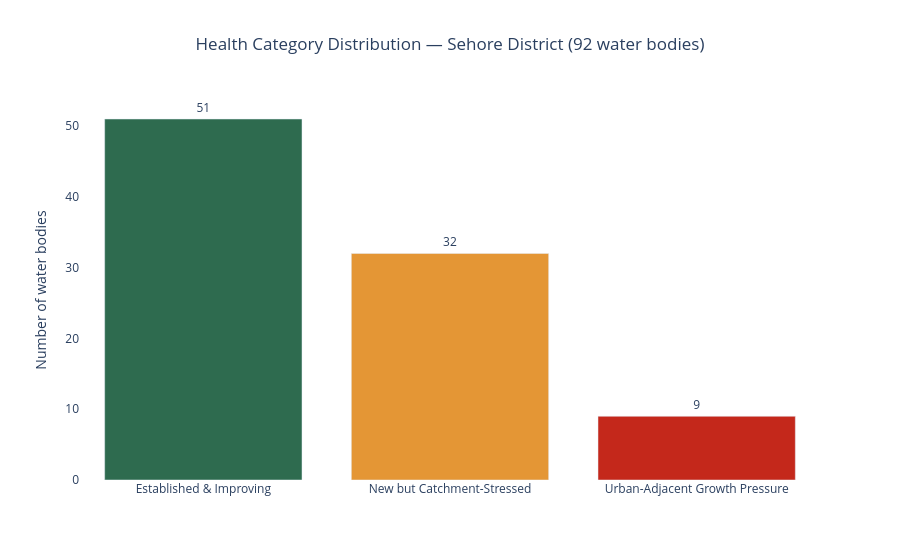

Notebook code for this chart:
### Markdown cell above
## 3. Summary charts

### Code cell
colors_map = {'Established & Improving': '#2E6B4F',
              'New but Catchment-Stressed': '#E49635',
              'Urban-Adjacent Growth Pressure': '#C4281B'}

counts = df['health_category'].value_counts().reset_index()
counts.columns = ['health_category', 'count']

fig1 = px.bar(counts, x='health_category', y='count',
              color='health_category', color_discrete_map=colors_map,
              title='Health Category Distribution — Sehore District (92 water bodies)',
              text='count')
fig1.update_layout(showlegend=False, xaxis_title='', yaxis_title='Number of water bodies',
                    plot_bgcolor='white', title_x=0.5)
fig1.update_traces(textposition='outside')

health_chart_path = f'{IMAGES_DIR}/health_category_chart.png'
try:
    fig1.write_image(health_chart_path, width=900, height=550, scale=2)
    print("Saved:", health_chart_path)
except Exception as e:
    print("Chart export failed (Chrome not available yet) — this chart will be")
    print("skipped in the final PDF with a placeholder note instead of crashing.")
    print("Run the setup cells above successfully, then re-run this cell.")
fig1.show()

### Figure 1 — Plotly figure (JSON) as saved in the notebook; plotly's stock layout.template omitted (floating-point values rounded to 4 significant figures)
{"data": [{"hovertemplate": "health_category=%{x}<br>count=%{text}<extra></extra>", "legendgroup": "Established & Improving", "marker": {"color": "#2E6B4F", "pattern": {"shape": ""}}, "name": "Established & Improving", "orientation": "v", "showlegend": true, "text": [51.0], "textposition": "outside", "type": "bar", "x": ["Established & Improving"], "xaxis": "x", "y": [51], "yaxis": "y"}, {"hovertemplate": "health_category=%{x}<br>count=%{text}<extra></extra>", "legendgroup": "New but Catchment-Stressed", "marker": {"color": "#E49635", "pattern": {"shape": ""}}, "name": "New but Catchment-Stressed", "orientation": "v", "showlegend": true, "text": [32.0], "textposition": "outside", "type": "bar", "x": ["New but Catchment-Stressed"], "xaxis": "x", "y": [32], "yaxis": "y"}, {"hovertemplate": "health_category=%{x}<br>count=%{text}<extra></extra>", "legendgroup": "Urban-Adjacent Growth Pressure", "marker": {"color": "#C4281B", "pattern": {"shape": ""}}, "name": "Urban-Adjacent Growth Pressure", "orientation": "v", "showlegend": true, "text": [9.0], "textposition": "outside", "type": "bar", "x": ["Urban-Adjacent Growth Pressure"], "xaxis": "x", "y": [9], "yaxis": "y"}], "layout": {"barmode": "relative", "legend": {"title": {"text": "health_category"}, "tracegroupgap": 0}, "plot_bgcolor": "white", "showlegend": false, "title": {"text": "Health Category Distribution — Sehore District (92 water bodies)", "x": 0.5}, "xaxis": {"anchor": "y", "categoryarray": ["Established & Improving", "New but Catchment-Stressed", "Urban-Adjacent Growth Pressure"], "categoryorder": "array", "domain": [0, 1], "title": {"text": ""}}, "yaxis": {"anchor": "x", "domain": [0, 1], "title": {"text": "Number of water bodies"}}}}
